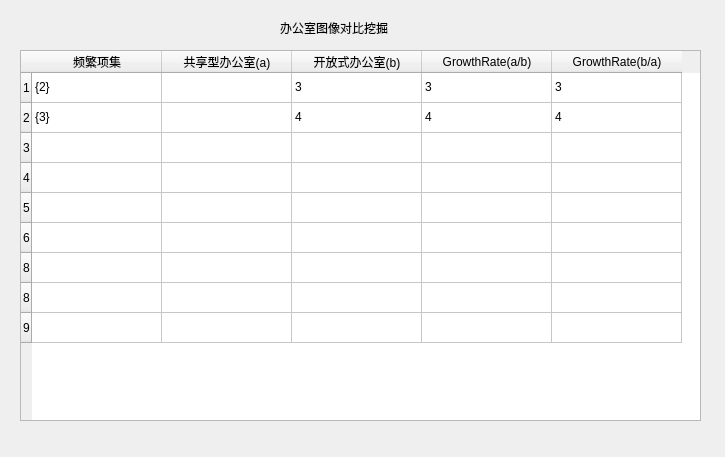
<?xml version="1.0" encoding="UTF-8"?>
<ui version="4.0">
 <class>Form</class>
 <widget class="QWidget" name="Form">
  <property name="geometry">
   <rect>
    <x>0</x>
    <y>0</y>
    <width>725</width>
    <height>457</height>
   </rect>
  </property>
  <property name="windowTitle">
   <string>Form</string>
  </property>
  <widget class="QLabel" name="label">
   <property name="geometry">
    <rect>
     <x>280</x>
     <y>20</y>
     <width>191</width>
     <height>16</height>
    </rect>
   </property>
   <property name="text">
    <string>办公室图像对比挖掘</string>
   </property>
  </widget>
  <widget class="QTableWidget" name="tableWidget">
   <property name="geometry">
    <rect>
     <x>20</x>
     <y>50</y>
     <width>681</width>
     <height>371</height>
    </rect>
   </property>
   <property name="rowCount">
    <number>9</number>
   </property>
   <property name="columnCount">
    <number>5</number>
   </property>
   <attribute name="horizontalHeaderDefaultSectionSize">
    <number>130</number>
   </attribute>
   <row>
    <property name="text">
     <string>1</string>
    </property>
   </row>
   <row>
    <property name="text">
     <string>2</string>
    </property>
   </row>
   <row>
    <property name="text">
     <string>3</string>
    </property>
   </row>
   <row>
    <property name="text">
     <string>4</string>
    </property>
   </row>
   <row>
    <property name="text">
     <string>5</string>
    </property>
   </row>
   <row>
    <property name="text">
     <string>6</string>
    </property>
   </row>
   <row>
    <property name="text">
     <string>8</string>
    </property>
   </row>
   <row/>
   <row/>
   <column>
    <property name="text">
     <string>频繁项集</string>
    </property>
   </column>
   <column>
    <property name="text">
     <string>共享型办公室(a)</string>
    </property>
   </column>
   <column>
    <property name="text">
     <string>开放式办公室(b)</string>
    </property>
   </column>
   <column>
    <property name="text">
     <string>GrowthRate(a/b)</string>
    </property>
   </column>
   <column>
    <property name="text">
     <string>GrowthRate(b/a)</string>
    </property>
   </column>
   <item row="0" column="0">
    <property name="text">
     <string>{2}</string>
    </property>
   </item>
   <item row="0" column="2">
    <property name="text">
     <string>3</string>
    </property>
   </item>
   <item row="0" column="3">
    <property name="text">
     <string>3</string>
    </property>
   </item>
   <item row="0" column="4">
    <property name="text">
     <string>3</string>
    </property>
   </item>
   <item row="1" column="0">
    <property name="text">
     <string>{3}</string>
    </property>
   </item>
   <item row="1" column="2">
    <property name="text">
     <string>4</string>
    </property>
   </item>
   <item row="1" column="3">
    <property name="text">
     <string>4</string>
    </property>
   </item>
   <item row="1" column="4">
    <property name="text">
     <string>4</string>
    </property>
   </item>
  </widget>
 </widget>
 <resources/>
 <connections/>
</ui>
